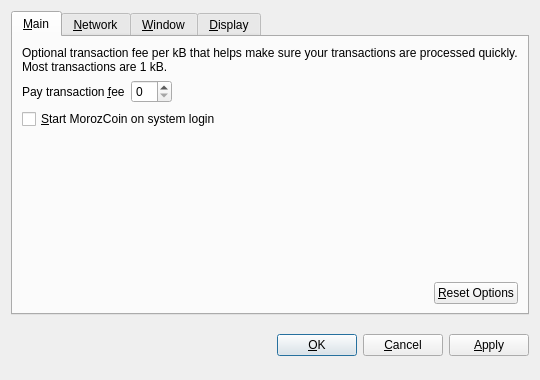
<?xml version="1.0" encoding="UTF-8"?>
<ui version="4.0">
 <class>OptionsDialog</class>
 <widget class="QDialog" name="OptionsDialog">
  <property name="geometry">
   <rect>
    <x>0</x>
    <y>0</y>
    <width>540</width>
    <height>380</height>
   </rect>
  </property>
  <property name="windowTitle">
   <string>Options</string>
  </property>
  <property name="modal">
   <bool>true</bool>
  </property>
  <layout class="QVBoxLayout" name="verticalLayout">
   <item>
    <widget class="QTabWidget" name="tabWidget">
     <property name="tabPosition">
      <enum>QTabWidget::North</enum>
     </property>
     <property name="currentIndex">
      <number>0</number>
     </property>
     <widget class="QWidget" name="tabMain">
      <attribute name="title">
       <string>&amp;Main</string>
      </attribute>
      <layout class="QVBoxLayout" name="verticalLayout_Main">
       <item>
        <widget class="QLabel" name="transactionFeeInfoLabel">
         <property name="text">
          <string>Optional transaction fee per kB that helps make sure your transactions are processed quickly. Most transactions are 1 kB.</string>
         </property>
         <property name="textFormat">
          <enum>Qt::PlainText</enum>
         </property>
         <property name="wordWrap">
          <bool>true</bool>
         </property>
        </widget>
       </item>
       <item>
        <layout class="QHBoxLayout" name="horizontalLayout_1_Main">
         <item>
          <widget class="QLabel" name="transactionFeeLabel">
           <property name="text">
            <string>Pay transaction &amp;fee</string>
           </property>
           <property name="textFormat">
            <enum>Qt::PlainText</enum>
           </property>
           <property name="buddy">
            <cstring>transactionFee</cstring>
           </property>
          </widget>
         </item>
         <item>
          <widget class="BitcoinAmountField" name="transactionFee"/>
         </item>
         <item>
          <spacer name="horizontalSpacer_1_Main">
           <property name="orientation">
            <enum>Qt::Horizontal</enum>
           </property>
           <property name="sizeHint" stdset="0">
            <size>
             <width>40</width>
             <height>20</height>
            </size>
           </property>
          </spacer>
         </item>
        </layout>
       </item>
       <item>
        <widget class="QCheckBox" name="bitcoinAtStartup">
         <property name="toolTip">
          <string>Automatically start MorozCoin after logging in to the system.</string>
         </property>
         <property name="text">
          <string>&amp;Start MorozCoin on system login</string>
         </property>
        </widget>
       </item>
       <item>
        <spacer name="verticalSpacer_Main">
         <property name="orientation">
          <enum>Qt::Vertical</enum>
         </property>
         <property name="sizeHint" stdset="0">
          <size>
           <width>20</width>
           <height>40</height>
          </size>
         </property>
        </spacer>
       </item>
       <item>
        <layout class="QHBoxLayout" name="horizontalLayout_2_Main">
         <item>
          <spacer name="horizontalSpacer_2_Main">
           <property name="orientation">
            <enum>Qt::Horizontal</enum>
           </property>
           <property name="sizeHint" stdset="0">
            <size>
             <width>40</width>
             <height>20</height>
            </size>
           </property>
          </spacer>
         </item>
         <item>
          <widget class="QPushButton" name="resetButton">
           <property name="toolTip">
            <string>Reset all client options to default.</string>
           </property>
           <property name="text">
            <string>&amp;Reset Options</string>
           </property>
           <property name="autoDefault">
            <bool>false</bool>
           </property>
          </widget>
         </item>
        </layout>
       </item>
      </layout>
     </widget>
     <widget class="QWidget" name="tabNetwork">
      <attribute name="title">
       <string>&amp;Network</string>
      </attribute>
      <layout class="QVBoxLayout" name="verticalLayout_Network">
       <item>
        <widget class="QCheckBox" name="mapPortUpnp">
         <property name="toolTip">
          <string>Automatically open the MorozCoin client port on the router. This only works when your router supports UPnP and it is enabled.</string>
         </property>
         <property name="text">
          <string>Map port using &amp;UPnP</string>
         </property>
        </widget>
       </item>
       <item>
        <widget class="QCheckBox" name="connectSocks">
         <property name="toolTip">
          <string>Connect to the MorozCoin network through a SOCKS proxy (e.g. when connecting through Tor).</string>
         </property>
         <property name="text">
          <string>&amp;Connect through SOCKS proxy:</string>
         </property>
        </widget>
       </item>
       <item>
        <layout class="QHBoxLayout" name="horizontalLayout_Network">
         <item>
          <widget class="QLabel" name="proxyIpLabel">
           <property name="text">
            <string>Proxy &amp;IP:</string>
           </property>
           <property name="textFormat">
            <enum>Qt::PlainText</enum>
           </property>
           <property name="buddy">
            <cstring>proxyIp</cstring>
           </property>
          </widget>
         </item>
         <item>
          <widget class="QValidatedLineEdit" name="proxyIp">
           <property name="maximumSize">
            <size>
             <width>140</width>
             <height>16777215</height>
            </size>
           </property>
           <property name="toolTip">
            <string>IP address of the proxy (e.g. 127.0.0.1)</string>
           </property>
          </widget>
         </item>
         <item>
          <widget class="QLabel" name="proxyPortLabel">
           <property name="text">
            <string>&amp;Port:</string>
           </property>
           <property name="textFormat">
            <enum>Qt::PlainText</enum>
           </property>
           <property name="buddy">
            <cstring>proxyPort</cstring>
           </property>
          </widget>
         </item>
         <item>
          <widget class="QLineEdit" name="proxyPort">
           <property name="maximumSize">
            <size>
             <width>55</width>
             <height>16777215</height>
            </size>
           </property>
           <property name="toolTip">
            <string>Port of the proxy (e.g. 9050)</string>
           </property>
          </widget>
         </item>
         <item>
          <widget class="QLabel" name="socksVersionLabel">
           <property name="text">
            <string>SOCKS &amp;Version:</string>
           </property>
           <property name="textFormat">
            <enum>Qt::PlainText</enum>
           </property>
           <property name="buddy">
            <cstring>socksVersion</cstring>
           </property>
          </widget>
         </item>
         <item>
          <widget class="QValueComboBox" name="socksVersion">
           <property name="toolTip">
            <string>SOCKS version of the proxy (e.g. 5)</string>
           </property>
          </widget>
         </item>
         <item>
          <spacer name="horizontalSpacer_Network">
           <property name="orientation">
            <enum>Qt::Horizontal</enum>
           </property>
           <property name="sizeHint" stdset="0">
            <size>
             <width>40</width>
             <height>20</height>
            </size>
           </property>
          </spacer>
         </item>
        </layout>
       </item>
       <item>
        <spacer name="verticalSpacer_Network">
         <property name="orientation">
          <enum>Qt::Vertical</enum>
         </property>
         <property name="sizeHint" stdset="0">
          <size>
           <width>20</width>
           <height>40</height>
          </size>
         </property>
        </spacer>
       </item>
      </layout>
     </widget>
     <widget class="QWidget" name="tabWindow">
      <attribute name="title">
       <string>&amp;Window</string>
      </attribute>
      <layout class="QVBoxLayout" name="verticalLayout_Window">
       <item>
        <widget class="QCheckBox" name="minimizeToTray">
         <property name="toolTip">
          <string>Show only a tray icon after minimizing the window.</string>
         </property>
         <property name="text">
          <string>&amp;Minimize to the tray instead of the taskbar</string>
         </property>
        </widget>
       </item>
       <item>
        <widget class="QCheckBox" name="minimizeOnClose">
         <property name="toolTip">
          <string>Minimize instead of exit the application when the window is closed. When this option is enabled, the application will be closed only after selecting Quit in the menu.</string>
         </property>
         <property name="text">
          <string>M&amp;inimize on close</string>
         </property>
        </widget>
       </item>
       <item>
        <spacer name="verticalSpacer_Window">
         <property name="orientation">
          <enum>Qt::Vertical</enum>
         </property>
         <property name="sizeHint" stdset="0">
          <size>
           <width>20</width>
           <height>40</height>
          </size>
         </property>
        </spacer>
       </item>
      </layout>
     </widget>
     <widget class="QWidget" name="tabDisplay">
      <attribute name="title">
       <string>&amp;Display</string>
      </attribute>
      <layout class="QVBoxLayout" name="verticalLayout_Display">
       <item>
        <layout class="QHBoxLayout" name="horizontalLayout_1_Display">
         <item>
          <widget class="QLabel" name="langLabel">
           <property name="text">
            <string>User Interface &amp;language:</string>
           </property>
           <property name="textFormat">
            <enum>Qt::PlainText</enum>
           </property>
           <property name="buddy">
            <cstring>lang</cstring>
           </property>
          </widget>
         </item>
         <item>
          <widget class="QValueComboBox" name="lang">
           <property name="toolTip">
            <string>The user interface language can be set here. This setting will take effect after restarting MorozCoin.</string>
           </property>
          </widget>
         </item>
        </layout>
       </item>
       <item>
        <layout class="QHBoxLayout" name="horizontalLayout_2_Display">
         <item>
          <widget class="QLabel" name="unitLabel">
           <property name="text">
            <string>&amp;Unit to show amounts in:</string>
           </property>
           <property name="textFormat">
            <enum>Qt::PlainText</enum>
           </property>
           <property name="buddy">
            <cstring>unit</cstring>
           </property>
          </widget>
         </item>
         <item>
          <widget class="QValueComboBox" name="unit">
           <property name="toolTip">
            <string>Choose the default subdivision unit to show in the interface and when sending coins.</string>
           </property>
          </widget>
         </item>
        </layout>
       </item>
       <item>
        <widget class="QCheckBox" name="displayAddresses">
         <property name="toolTip">
          <string>Whether to show MorozCoin addresses in the transaction list or not.</string>
         </property>
         <property name="text">
          <string>&amp;Display addresses in transaction list</string>
         </property>
        </widget>
       </item>
       <item>
        <spacer name="verticalSpacer_Display">
         <property name="orientation">
          <enum>Qt::Vertical</enum>
         </property>
         <property name="sizeHint" stdset="0">
          <size>
           <width>20</width>
           <height>40</height>
          </size>
         </property>
        </spacer>
       </item>
      </layout>
     </widget>
    </widget>
   </item>
   <item>
    <layout class="QHBoxLayout" name="horizontalLayout_Buttons">
     <item>
      <spacer name="horizontalSpacer_1">
       <property name="orientation">
        <enum>Qt::Horizontal</enum>
       </property>
       <property name="sizeHint" stdset="0">
        <size>
         <width>40</width>
         <height>48</height>
        </size>
       </property>
      </spacer>
     </item>
     <item>
      <widget class="QLabel" name="statusLabel">
       <property name="font">
        <font>
         <weight>75</weight>
         <bold>true</bold>
        </font>
       </property>
       <property name="text">
        <string/>
       </property>
       <property name="textFormat">
        <enum>Qt::PlainText</enum>
       </property>
       <property name="wordWrap">
        <bool>true</bool>
       </property>
      </widget>
     </item>
     <item>
      <spacer name="horizontalSpacer_2">
       <property name="orientation">
        <enum>Qt::Horizontal</enum>
       </property>
       <property name="sizeHint" stdset="0">
        <size>
         <width>40</width>
         <height>48</height>
        </size>
       </property>
      </spacer>
     </item>
     <item>
      <widget class="QPushButton" name="okButton">
       <property name="text">
        <string>&amp;OK</string>
       </property>
      </widget>
     </item>
     <item>
      <widget class="QPushButton" name="cancelButton">
       <property name="text">
        <string>&amp;Cancel</string>
       </property>
       <property name="autoDefault">
        <bool>false</bool>
       </property>
      </widget>
     </item>
     <item>
      <widget class="QPushButton" name="applyButton">
       <property name="text">
        <string>&amp;Apply</string>
       </property>
       <property name="autoDefault">
        <bool>false</bool>
       </property>
      </widget>
     </item>
    </layout>
   </item>
  </layout>
 </widget>
 <customwidgets>
  <customwidget>
   <class>BitcoinAmountField</class>
   <extends>QSpinBox</extends>
   <header>bitcoinamountfield.h</header>
  </customwidget>
  <customwidget>
   <class>QValueComboBox</class>
   <extends>QComboBox</extends>
   <header>qvaluecombobox.h</header>
  </customwidget>
  <customwidget>
   <class>QValidatedLineEdit</class>
   <extends>QLineEdit</extends>
   <header>qvalidatedlineedit.h</header>
  </customwidget>
 </customwidgets>
 <resources/>
 <connections/>
</ui>
